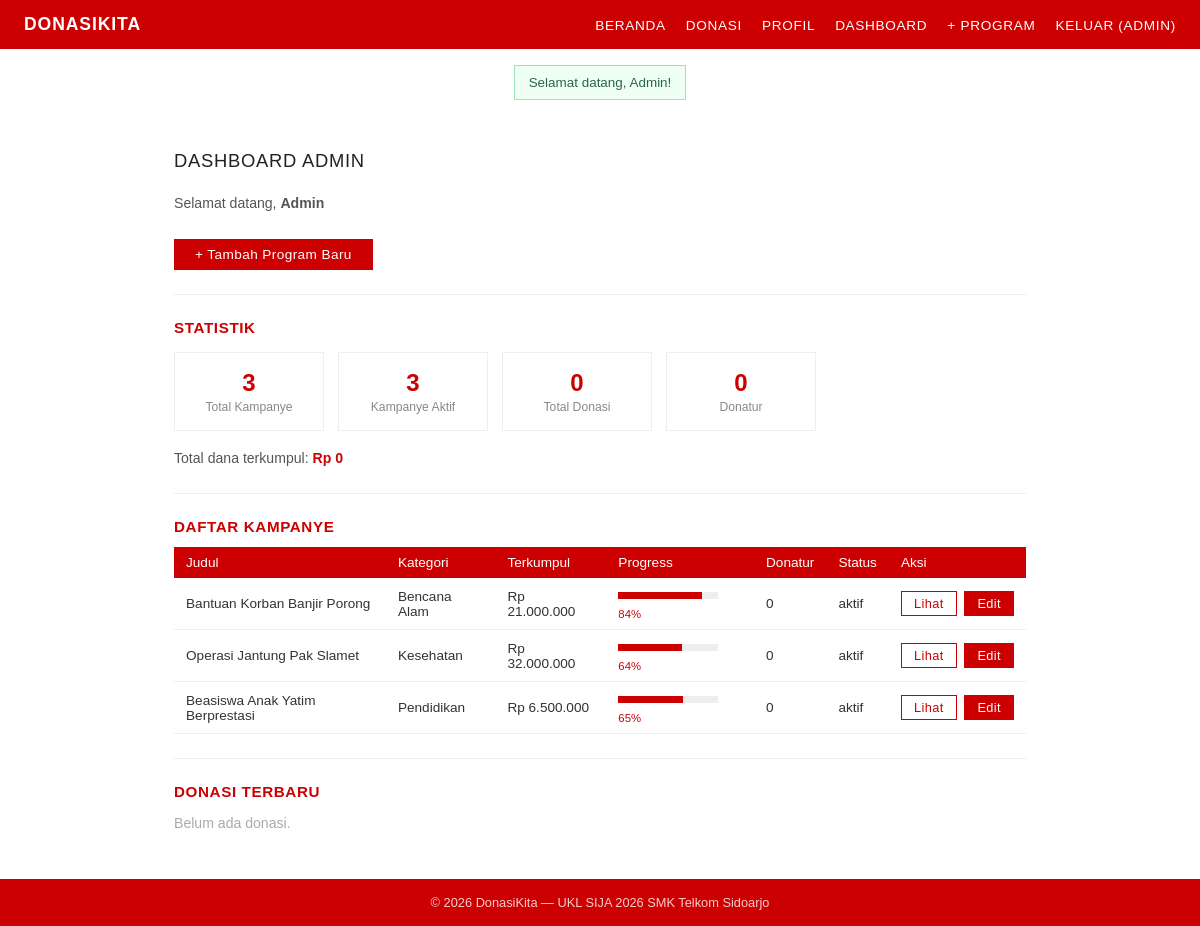
Page /admin/dashboard.php (signed in) on the committed database.
### tables this page shows
CREATE TABLE campaigns (
    id          INT AUTO_INCREMENT PRIMARY KEY,
    category_id INT NOT NULL,
    user_id     INT NOT NULL,
    judul       VARCHAR(200) NOT NULL,
    slug        VARCHAR(220) NOT NULL UNIQUE,
    deskripsi   TEXT NOT NULL,
    gambar      VARCHAR(255) DEFAULT 'default.jpg',
    target_dana DECIMAL(15,2) DEFAULT 0,
    terkumpul   DECIMAL(15,2) DEFAULT 0,
    tgl_mulai   DATE NOT NULL,
    tgl_selesai DATE NOT NULL,
    status      ENUM('aktif','selesai','dibatalkan') DEFAULT 'aktif',
    created_at  DATETIME DEFAULT CURRENT_TIMESTAMP,
    FOREIGN KEY (category_id) REFERENCES categories(id),
    FOREIGN KEY (user_id) REFERENCES users(id)
);

CREATE TABLE categories (
    id   INT AUTO_INCREMENT PRIMARY KEY,
    nama VARCHAR(100) NOT NULL,
    slug VARCHAR(120) NOT NULL UNIQUE
);

### config/db.php (called while the page is built, shortened)
<?php
function e($s)
{
    return htmlspecialchars($s ?? '', ENT_QUOTES, 'UTF-8');
}
function rp($n)
{
    return 'Rp ' . number_format($n, 0, ',', '.');
}
function pct($terkumpul, $target)
{
    return $target > 0 ? min(100, round($terkumpul / $target * 100)) : 0;
}
function user()
{
    return $_SESSION['user'] ?? null;
}

### admin/dashboard.php (the view, shortened to what this page needs)
<?php
require_once '../config/db.php';
$stats = mysqli_fetch_assoc(mysqli_query($conn,
    "SELECT
        (SELECT COUNT(*) FROM campaigns)                          AS kampanye,
        (SELECT COUNT(*) FROM campaigns WHERE status='aktif')     AS aktif,
        (SELECT COUNT(*) FROM donations  WHERE status='sukses')   AS donasi,
        (SELECT COUNT(*) FROM users WHERE role='donatur')         AS donatur,
        (SELECT COALESCE(SUM(jumlah),0) FROM donations WHERE status='sukses') AS total"
));
$rows = mysqli_query($conn,
    "SELECT c.id, c.judul, c.target_dana, c.terkumpul, c.status,
            cat.nama AS kategori,
            COUNT(d.id) AS jml_donasi
     FROM campaigns c
     LEFT JOIN categories cat ON c.category_id = cat.id
     LEFT JOIN donations   d  ON c.id = d.campaign_id AND d.status = 'sukses'
     GROUP BY c.id
     ORDER BY c.created_at DESC"
);
$recent = mysqli_query($conn,
    "SELECT d.nama_donatur, d.jumlah, d.metode, d.created_at, c.judul AS kampanye
     FROM donations d
     LEFT JOIN campaigns c ON d.campaign_id = c.id
     WHERE d.status = 'sukses'
     ORDER BY d.created_at DESC LIMIT 6"
);
require_once '../includes/header.php';
?>
<div class="container">
  <h1>DASHBOARD ADMIN</h1>
  <p style="color:#555;margin-bottom:16px">Selamat datang, <strong><?= e(user()['nama']) ?></strong></p>
  <a href="tambah.php" class="btn">+ Tambah Program Baru</a>
  <hr>
  <h2>STATISTIK</h2>
  <div class="stats-row">
    <div class="stat-box"><div class="num"><?= $stats['kampanye'] ?></div><div class="lbl">Total Kampanye</div></div>
    <div class="stat-box"><div class="num"><?= $stats['aktif'] ?></div><div class="lbl">Kampanye Aktif</div></div>
    <div class="stat-box"><div class="num"><?= $stats['donasi'] ?></div><div class="lbl">Total Donasi</div></div>
    <div class="stat-box"><div class="num"><?= $stats['donatur'] ?></div><div class="lbl">Donatur</div></div>
  </div>
  <p style="font-size:.88rem;color:#555">
    Total dana terkumpul: <strong style="color:#cc0000"><?= rp($stats['total']) ?></strong>
  </p>
  <hr>
  <h2>DAFTAR KAMPANYE</h2>
  <div style="overflow-x:auto">
    <table>
      <thead>
        <tr>
          <th>Judul</th>
          <th>Kategori</th>
          <th>Terkumpul</th>
          <th>Progress</th>
          <th>Donatur</th>
          <th>Status</th>
          <th>Aksi</th>
        </tr>
      </thead>
      <tbody>
        <?php if (mysqli_num_rows($rows) > 0):
          while ($r = mysqli_fetch_assoc($rows)):
            $p = pct($r['terkumpul'], $r['target_dana']); ?>
        <tr>
          <td><?= e(substr($r['judul'],0,45)) ?><?= strlen($r['judul'])>45?'…':'' ?></td>
          <td><?= e($r['kategori']) ?></td>
          <td><?= rp($r['terkumpul']) ?></td>
          <td>
            <div class="prog" style="width:100px;display:inline-block">
              <div class="prog-fill" style="width:<?= $p ?>%"></div>
            </div>
            <small style="color:#cc0000"> <?= $p ?>%</small>
          </td>
          <td><?= $r['jml_donasi'] ?></td>
          <td><?= e($r['status']) ?></td>
          <td style="white-space:nowrap">
            <a href="<?= APP_URL ?>/views/detail.php?id=<?= $r['id'] ?>" class="btn btn-sm btn-outline">Lihat</a>
            <a href="<?= APP_URL ?>/admin/edit.php?id=<?= $r['id'] ?>" class="btn btn-sm" style="background:#cc0000;color:#fff;margin-left:4px">Edit</a>
          </td>
        </tr>
        <?php endwhile;
        else: ?>
        <tr><td colspan="7" style="text-align:center;color:#aaa;padding:20px">Belum ada kampanye.</td></tr>
        <?php endif; ?>
      </tbody>
    </table>
  </div>
  <hr>
  <h2>DONASI TERBARU</h2>
  <?php if (mysqli_num_rows($recent) > 0):
    while ($d = mysqli_fetch_assoc($recent)): ?>
  <div class="donor-item">
    <span class="name"><?= e($d['nama_donatur']) ?></span>
    <span class="amount"><?= rp($d['jumlah']) ?></span>
    <div class="msg"><?= e(substr($d['kampanye'],0,50)) ?> &middot; <?= e($d['metode']) ?></div>
    <div class="time"><?= date('d M Y, H:i', strtotime($d['created_at'])) ?></div>
  </div>
  <?php endwhile;
  else: ?>
  <p style="color:#aaa">Belum ada donasi.</p>
  <?php endif; ?>
</div>
<?php
require_once '../includes/footer.php';
?>

### assets/css/style.css (style rules this page uses)
* { box-sizing: border-box; margin: 0; padding: 0; }
body { font-family: Arial, sans-serif; background: #fff; color: #222; display: flex; flex-direction: column; min-height: 100vh; margin: 0; }
a { text-decoration: none; color: inherit; }
.container { max-width: 900px; margin: 0 auto; padding: 36px 24px; }
h1 { font-size: 1.15rem; font-weight: normal; letter-spacing: .04em; margin-bottom: 20px; color: #222; }
h2 { font-size: .95rem; font-weight: bold; margin-bottom: 12px; color: #cc0000; text-transform: uppercase; letter-spacing: .04em; }
p { font-size: .88rem; color: #444; margin-bottom: 8px; line-height: 1.6; }
hr { border: none; border-top: 1px solid #eee; margin: 24px 0; }
.btn, button[type=submit] { display: inline-block; background: #cc0000; color: #fff; border: 1px solid #cc0000; padding: 7px 20px; font-size: .85rem; font-family: inherit; cursor: pointer; letter-spacing: .03em; margin-top: 8px; }
.btn-outline { background: #fff; color: #cc0000; }
.btn-sm { padding: 4px 12px; font-size: .8rem; margin-top: 0; }
table { width: 100%; border-collapse: collapse; font-size: .85rem; }
th { background: #cc0000; color: #fff; padding: 8px 12px; text-align: left; font-weight: normal; }
td { padding: 8px 12px; border-bottom: 1px solid #eee; color: #333; vertical-align: middle; }
.prog { background: #eee; height: 7px; margin: 6px 0 4px; }
.prog-fill { background: #cc0000; height: 7px; }
.stats-row { display: flex; gap: 14px; flex-wrap: wrap; margin: 16px 0; }
.stat-box { border: 1px solid #eee; padding: 16px 22px; min-width: 150px; text-align: center; }
.stat-box .num { font-size: 1.5rem; font-weight: bold; color: #cc0000; }
.stat-box .lbl { font-size: .76rem; color: #888; margin-top: 3px; }

### rows in the picture
campaigns: judul "Bantuan Korban Banjir Porong", category.nama "Bencana Alam", terkumpul "Rp 21.000.000", p "84", jml_donasi "0", status "aktif"
campaigns: judul "Operasi Jantung Pak Slamet", category.nama "Kesehatan", terkumpul "Rp 32.000.000", p "64", jml_donasi "0", status "aktif"
campaigns: judul "Beasiswa Anak Yatim Berprestasi", category.nama "Pendidikan", terkumpul "Rp 6.500.000", p "65", jml_donasi "0", status "aktif"

### other values in the picture
$u['nama'] "ADMIN"
$flash['m'] "Selamat datang, Admin!"
user()['nama'] "Admin"
$stats['kampanye'] "3"
$stats['aktif'] "3"
$stats['donasi'] "0"
$stats['donatur'] "0"
rp($stats['total']) "Rp 0"
